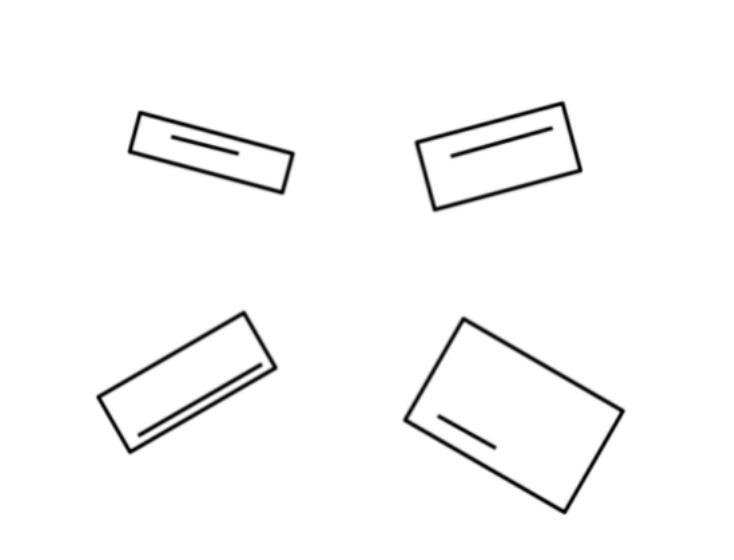
#> input picture task2_py/task2.png, 734 x 560 px
$ python rectangle_numbering.py
#> lines starting #> are read from the running program, lines starting #| are printed output that depends on the picture; after the words box and inside, x2 and y2 are one past the last pixel; in counts of white or black regions, pixels touching at a corner belong together
import cv2
import numpy as np

def get_line_length(line):
    x1, y1, x2, y2 = line[0]
    return np.sqrt((x2 - x1)**2 + (y2 - y1)**2)

# Read the image
image = cv2.imread("task2.png")
#> image is the input picture: shape (560, 734, 3); min 1, max 255, mean 249.3

# Convert the image to grayscale
gray = cv2.cvtColor(image, cv2.COLOR_BGR2GRAY)

# Apply Gaussian blur to reduce noise
blur = cv2.GaussianBlur(gray, (5, 5), 0)

# Detect edges using Canny edge detection with adjusted parameters
edges = cv2.Canny(blur, 50, 150)
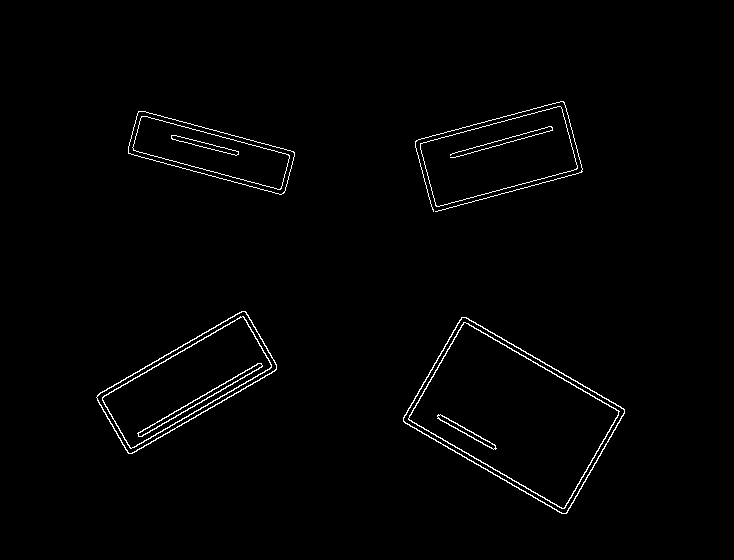
#> edges: shape (560, 734); 1.3% white in thin lines or dots, all inside (x1, y1, x2, y2) = (96, 101, 625, 514)

# Find contours of the rectangles
contours, _ = cv2.findContours(edges, cv2.RETR_EXTERNAL, cv2.CHAIN_APPROX_SIMPLE)
#> contours = 5 contours, 1 with area under 20; largest, box (x1, y1, x2, y2) and area: (403, 317, 625, 514) 23000, (96, 311, 277, 454) 11798, (420, 106, 578, 207) 9585, (128, 111, 295, 195) 7228

# Filter out rectangles with line inside
rectangles = []
for contour in contours:
    approx = cv2.approxPolyDP(contour, 0.04 * cv2.arcLength(contour, True), True)
    if len(approx) == 4:
        rectangles.append(contour)
#> this loop made 5 passes
#> approx on passes 1 to 4: [[461, 317], [403, 421], [566, 513], [624, 409]], [[245, 311], [97, 395], [128, 453], [276, 369]], [[138, 111], [128, 153], [284, 192], [293, 151]], [[561, 107], [420, 143], [435, 205], [576, 169]]
#> after the loop, rectangles = 4 contours; box (x1, y1, x2, y2) and area: (403, 317, 625, 514) 23000, (96, 311, 277, 454) 11798, (420, 106, 578, 207) 9585, (128, 111, 295, 195) 7228

# Apply Hough Line Transform to detect lines inside each rectangle
numbered_rectangles = image.copy()
names = ["1", "2", "3", "4"]  # You can add more names if needed
for i, rectangle_contour in enumerate(rectangles, 1):
    # Create a mask for the current rectangle
    mask = np.zeros_like(edges)
    cv2.drawContours(mask, [rectangle_contour], -1, 255, thickness=cv2.FILLED)

    # Apply the mask to the edge-detected image
    masked_edges = cv2.bitwise_and(edges, mask)

    # Filter out lines that are not inside the current rectangle
    lines = cv2.HoughLinesP(masked_edges, 0.688, np.pi / 180, threshold=45, minLineLength=56, maxLineGap=4)
    filtered_lines = []
    for line in lines:
        x1, y1, x2, y2 = line[0]
        if cv2.pointPolygonTest(rectangle_contour, (float(x1), float(y1)), False) >= 0 and \
           cv2.pointPolygonTest(rectangle_contour, (float(x2), float(y2)), False) >= 0:
            filtered_lines.append(line)

    # Sort the lines based on their length
    sorted_lines = sorted(filtered_lines, key=get_line_length)

    # Draw the shortest line on the original image and label it with the rectangle name
    shortest_line = sorted_lines[0]
    x1, y1, x2, y2 = shortest_line[0]
    mid_x = (x1 + x2) // 2
    mid_y = (y1 + y2) // 2
    name = names[i - 1] if i <= len(names) else str(i)
    cv2.putText(numbered_rectangles, name, (mid_x, mid_y), cv2.FONT_HERSHEY_SIMPLEX, 1, (0, 0, 255), 2)
    cv2.line(numbered_rectangles, (x1, y1), (x2, y2), (0, 0, 255), 2)
#> this loop made 4 passes
#> (x1, y1, x2, y2, mid_x, mid_y, name) on passes 1 to 4: (437, 418, 493, 449, 465, 433, '1'), (138, 432, 257, 363, 197, 397, '2'), (172, 135, 238, 151, 205, 143, '3'), (454, 157, 552, 129, 503, 143, '4')
#> pass 1, `masked_edges = cv2.bitwise_and(edges, mask)`:
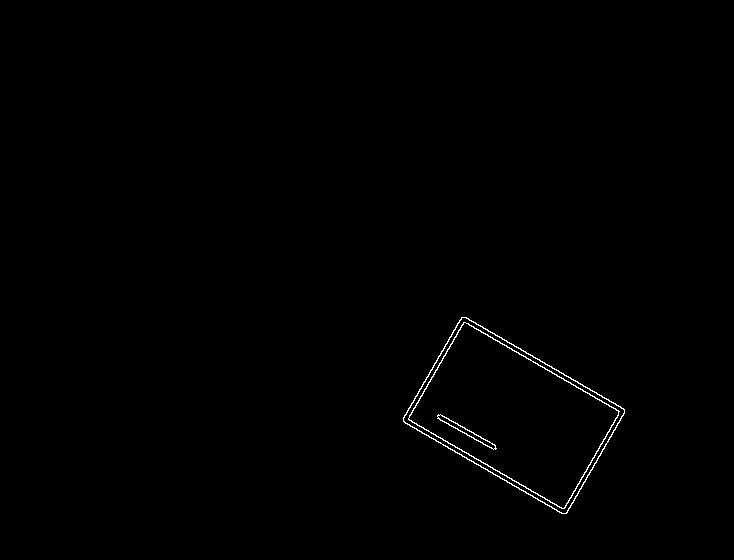
#> masked_edges: shape (560, 734); 0.44% white in thin lines or dots, all inside (x1, y1, x2, y2) = (403, 317, 625, 514)
#> pass 2, `masked_edges = cv2.bitwise_and(edges, mask)`:
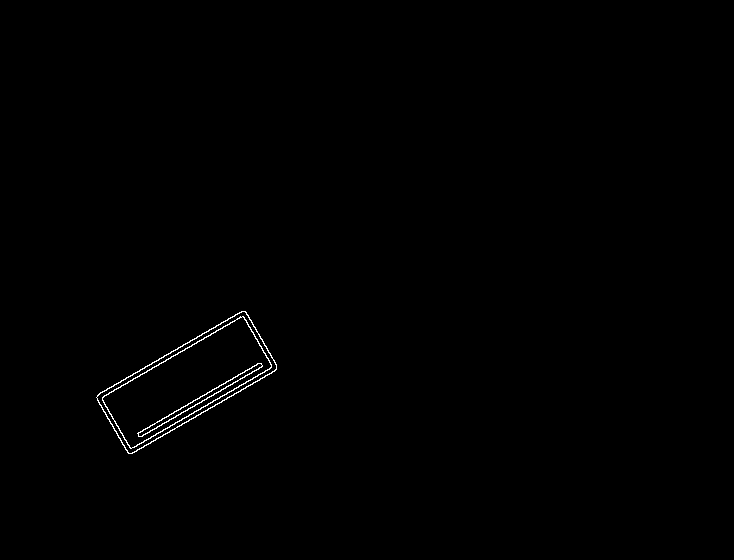
#> masked_edges: shape (560, 734); 0.4% white in thin lines or dots, all inside (x1, y1, x2, y2) = (96, 311, 277, 454)
#> pass 3, `masked_edges = cv2.bitwise_and(edges, mask)`:
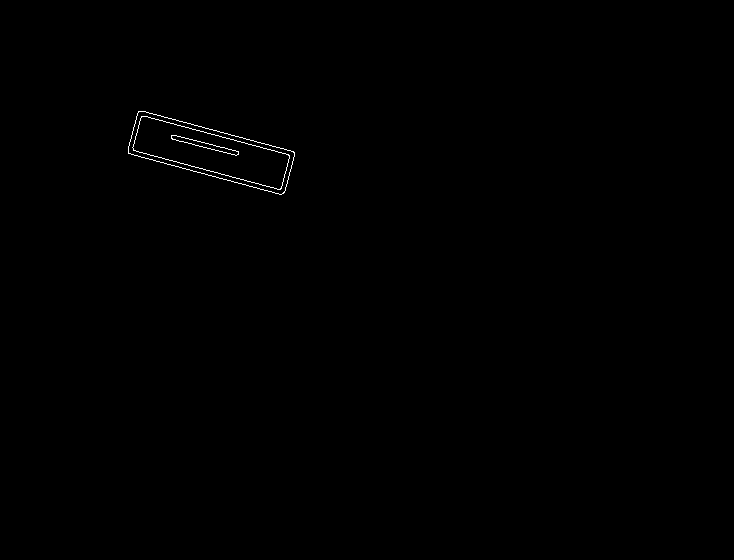
#> masked_edges: shape (560, 734); 0.22% white in thin lines or dots, all inside (x1, y1, x2, y2) = (128, 111, 295, 195)
#> after the loop:
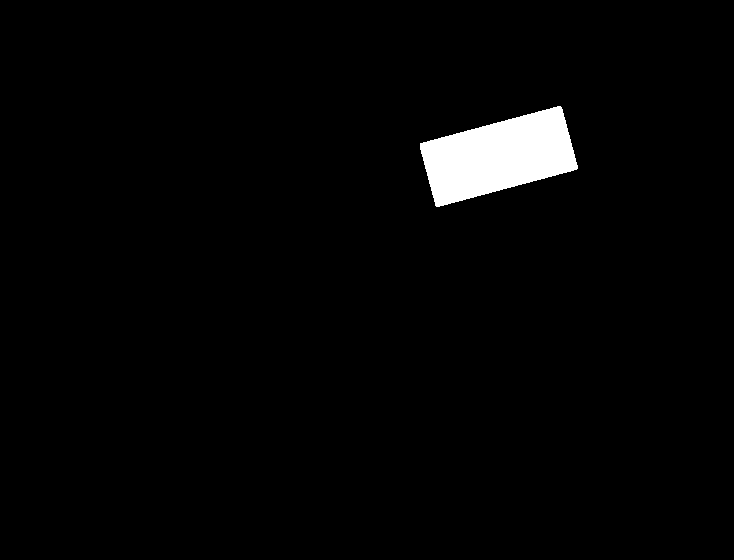
#> mask: shape (560, 734); 2.4% white; 1 white region, box (x1, y1, x2, y2) and area: (420, 106, 578, 207) 9789
#> after the loop:
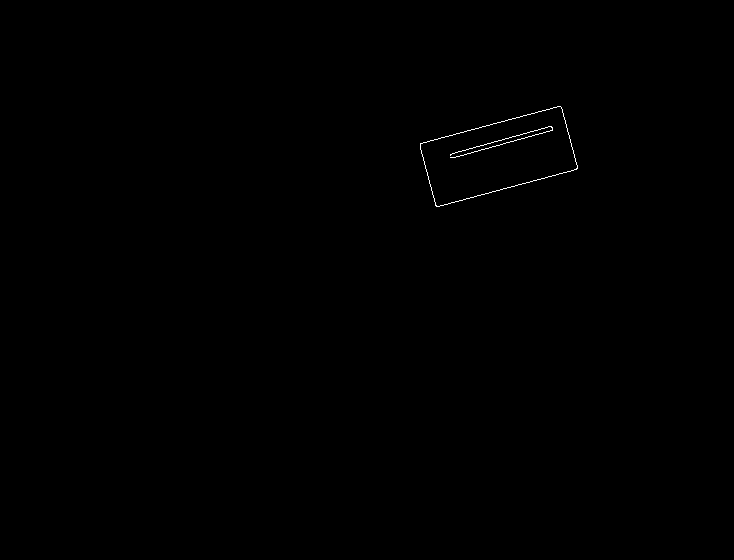
#> masked_edges: shape (560, 734); 0.15% white in thin lines or dots, all inside (x1, y1, x2, y2) = (420, 106, 578, 207)
#> after the loop:
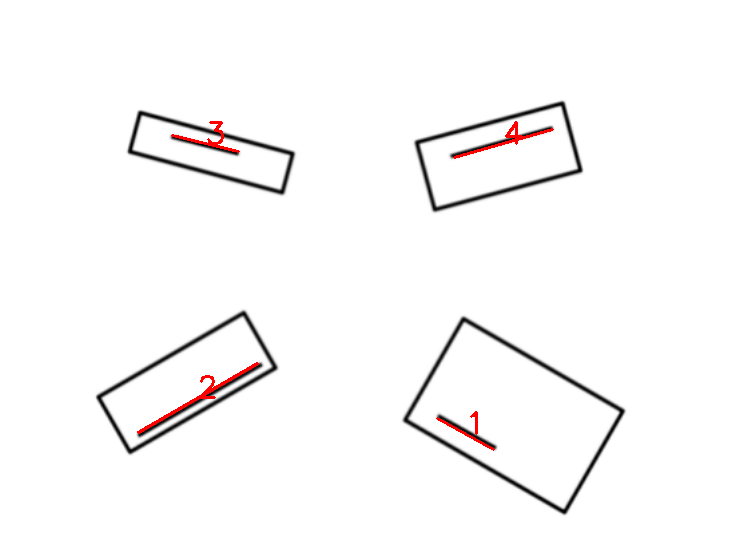
#> numbered_rectangles: shape (560, 734, 3); 0.4% of pixels changed, all inside (x1, y1, x2, y2) = (137, 121, 554, 451)

# Show the image with names assigned to each rectangle
cv2.imshow("Numbered Rectangles", numbered_rectangles)
cv2.waitKey(0)
cv2.destroyAllWindows()
